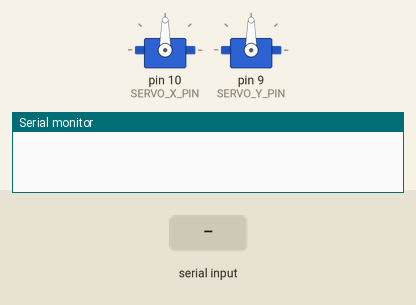
The sketch below on a simulated Arduino Uno, built with avr-gcc and run on an emulated ATmega328P. On the bench: 2 × servo, the last lines printed to the serial monitor. Inputs (shaded band) come from the test bench.

Above: at 1.2 s.
1.3 s: "90,45," received over Serial
At 2.6 s:
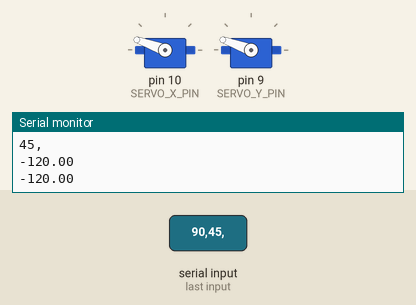
3.8 s: "1,90,45," received over Serial
At 5.7 s:
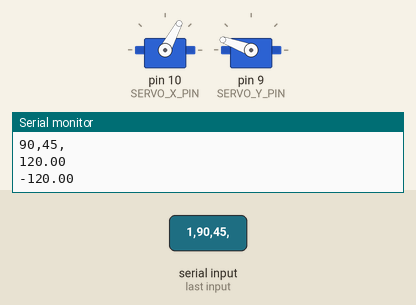
6.3 s: "q,45," received over Serial
At 7.6 s:
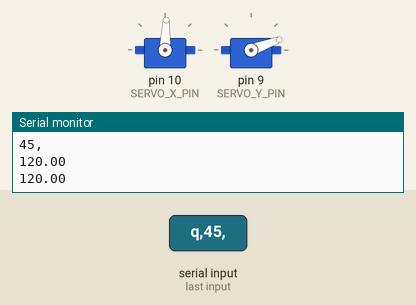
8.8 s: "a,45," received over Serial
At 10.7 s:
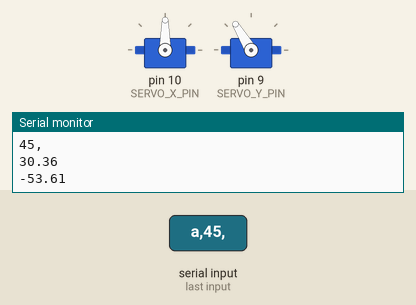
11.3 s: "w,45," received over Serial
At 13.5 s:
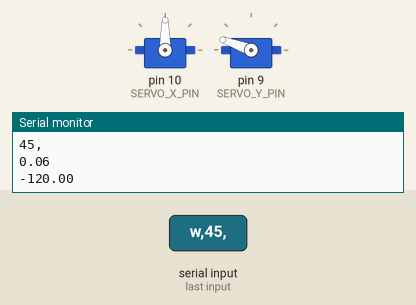
13.8 s: "200," received over Serial
At 15.7 s:
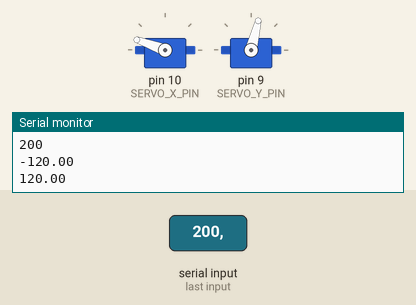
Timing chart, 0 to 17.2 s (numbered marks = the images above; inputs shaded):
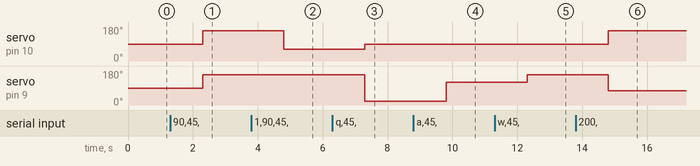

The sketch:

tracktest_Serial.ino
```cpp
#include <PID_v1_bc.h>
#include <Servo.h>

// Constants
#define SERVO_X_PIN 10     // Servo X control pin
#define SERVO_Y_PIN 9     // Servo Y control pin
#define SERVO_MIN_ANGLE 30  // Minimum angle for the servos
#define SERVO_MAX_ANGLE 150      // Maximum angle for the servos

// Global Variables
float ballPositionX = 0;  // Current position of the ball along the X-axis (in degrees)
float ballPositionY = 0;  // Current position of the ball along the Y-axis (in degrees)
// Dead zone parameters
const float deadZoneRadius = 22.0;//25.0;  // Radius of the dead zone around the setpoint (in degrees)a

// PID Parameters
double Kp = 4.4;//2.6;//3.8;  // Proportional gain
double Ki = .8;//12;//1.3;//5.4; //1.4;  // Integral gain
double Kd = 1.7;//2; //2.16;//1.66;     // Derivative gain

const int SAMPLE_TIME_MS = 40;
// Servo objects
Servo servoX;
Servo servoY;

// PID Variables

double SetpointX = 0;
double SetpointY = 0;
double InputX, OutputX;
double InputY, OutputY;
PID myPID_X(&InputX, &OutputX, &SetpointX, Kp, Ki, Kd, DIRECT);
PID myPID_Y(&InputY, &OutputY, &SetpointY, Kp, Ki, Kd, DIRECT);
const float alpha =0.9 ;//works fine.9;

float f_x = 0;

float f_y = 0;


void arr_saving()
{

}

void setup() {
  servoX.attach(SERVO_X_PIN);
  servoY.attach(SERVO_Y_PIN);

  // Set initial servo positions
  servoX.write(90);  // Center position
  servoY.write(90);  // Center position

  // Initialize Serial communication
  Serial.begin(38400);

  // Initialize PID controllers
  myPID_X.SetSampleTime(SAMPLE_TIME_MS);
  myPID_Y.SetSampleTime(SAMPLE_TIME_MS);
  myPID_X.SetOutputLimits(-120.0, 120.0);//(-115.0, 115.0);
  myPID_Y.SetOutputLimits(-120.0, 120.0);
  myPID_X.SetMode(AUTOMATIC);
  myPID_Y.SetMode(AUTOMATIC);
}

void loop() {

  // unsigned long startTime = millis();
  // adjustParameters_serial();
  if (Serial.available() > 0)
  {

    //int x = Serial.parseInt();
    String x1=Serial.readStringUntil(',');
    int x=x1.toInt();


    f_x = alpha * x + (1 - alpha) * f_x;

    String y1=Serial.readStringUntil('\n');
    int y=y1.toInt();
    Serial.println(x1);
    Serial.println(y1);

    f_y = alpha * y + (1 - alpha) * f_y;
    if (1)
    { // Check for the end of the line
      //  ballPositionX = map(f_x, -140, 140, SERVO_MIN_ANGLE, SERVO_MAX_ANGLE); //scale was -110 110
      //ballPositionY = map(f_y, -140, 140, SERVO_MIN_ANGLE, SERVO_MAX_ANGLE);
      ballPositionX = f_x;
      ballPositionY = f_y;


      // Update PID input
      InputX = ballPositionX;
      InputY = ballPositionY;

      // Compute PID output
      myPID_X.Compute();
      myPID_Y.Compute();


    Serial.println(OutputX);
    Serial.println(OutputY);

      // Calculate servo angles
      int servoXAngle = map(OutputX, -120, 120, -70, 70);
      int servoYAngle = map(OutputY, -120, 120, -70, 70);

      // Adjust servo angles based on dead zone
      float distanceFromSetpointX = abs(ballPositionX - SetpointX);
      float distanceFromSetpointY = abs(ballPositionY - SetpointY);

      if (distanceFromSetpointX <= deadZoneRadius)
      {
        // Calculate smooth transition factor
     float smoothFactorX = 1 - (distanceFromSetpointX / deadZoneRadius);
        // Apply smooth transition to servo angle within the deadzone
        servoXAngle = servoXAngle + (smoothFactorX * (SetpointX - servoXAngle));
        // Set Ki to 1 within the dead zone
        myPID_X.SetTunings(Kp+4, Ki+10 , Kd);
      }
      else {
        // Set Ki back to the original value outside the dead zone
        myPID_X.SetTunings(Kp, Ki, Kd);
      }


      if (distanceFromSetpointY <= deadZoneRadius)
      {
        // Calculate smooth transition factor
        float smoothFactorY = 1 - (distanceFromSetpointY / deadZoneRadius);
        // Apply smooth transition to servo angle within the deadzone
       servoYAngle = servoYAngle + (smoothFactorY * (SetpointY - servoYAngle));
        // Set Ki to 1 within the dead zone
        myPID_Y.SetTunings(Kp+4, Ki+10, Kd);
      }
      else {
        // Set Ki back to the original value outside the dead zone
        myPID_Y.SetTunings(Kp, Ki, Kd);
      }
      if (abs(distanceFromSetpointX) <=10&& abs (distanceFromSetpointY) <= 10)
      {
        servoX.write(90);  // Center position
        servoY.write(90);  // Center position

      }
      else{

      servoX.write(-servoXAngle + 90);
      servoY.write(-servoYAngle + 90);

      }

    }


  }

}

void adjustParameters_serial() {
  if (Serial.available() > 0) {
    char key = Serial.read();
    switch (key) {
      case 'q':
        Kp += 0.2;  // Increase Kp by 0.1
        Serial.println("Kp increased");
        break;
      case 'a':
        Kp -= 0.2;  // Decrease Kp by 0.1
        Serial.println("Kp decreased");
        break;
      case 'w':
        Ki += 0.0001;  // Increase Ki by 0.1
        Serial.println("Ki increased");
        break;
      case 's':
        Ki -= 0.0001;  // Decrease Ki by 0.1
        Serial.println("Ki decreased");
        break;
      case 'e':
        Kd += 0.1;  // Increase Kd by 0.1
        Serial.println("Kd increased");
        break;
      case 'd':
        Kd -= 0.1;  // Decrease Kd by 0.1
        Serial.println("Kd decreased");
        break;
      case 'r':
        // Reset PID parameters to initial values
        Kp = 5;
        Ki = 0;
        Kd = 0.5;
        Serial.println("PID parameters reset");
        break;
      case 'f':
        // Print current values of Kp, Ki, and Kd
        Serial.print("Current PID : Kp = ");
        Serial.print(Kp);
        Serial.print(", Ki = ");
        Serial.print(Ki);
        Serial.print(", Kd = ");
        Serial.println(Kd);
        break;
      // case '+':
      //   // Increase sample time
      //   SAMPLE_TIME_MS += 5; // Increase sample time by 5 ms
      //   Serial.print("Sample time =");
      //   Serial.println(SAMPLE_TIME_MS);
      //   myPID_X.SetSampleTime(SAMPLE_TIME_MS);
      //   myPID_Y.SetSampleTime(SAMPLE_TIME_MS);
      //   break;
      // case '-':
      //   // Decrease sample time
      //   SAMPLE_TIME_MS -= 5; // Decrease sample time by 5 ms
      //   Serial.print("Sample time =");
      //   Serial.println(SAMPLE_TIME_MS);
      //   myPID_X.SetSampleTime(SAMPLE_TIME_MS);
      //   myPID_Y.SetSampleTime(SAMPLE_TIME_MS);
      //   break;
      default:
        break;
    }
  }
}
```

Measured:
- after the input at 1.3 s, servo on pin 10 (SERVO_X_PIN), servo on pin 9 (SERVO_Y_PIN): 90° → 160° after 1.0 s
- after the input at 3.8 s, servo on pin 10 (SERVO_X_PIN): 160° → 62° after 1.0 s
- after the input at 6.3 s, servo on pin 10 (SERVO_X_PIN): 62° → 88° after 1.0 s; servo on pin 9 (SERVO_Y_PIN): 160° → 20° after 1.0 s
- after the input at 8.8 s, servo on pin 10 (SERVO_X_PIN): 88° → 90° after 1.0 s; servo on pin 9 (SERVO_Y_PIN): 20° → 121° after 1.0 s
- after the input at 11.3 s, servo on pin 9 (SERVO_Y_PIN): 121° → 160° after 1.0 s
- after the input at 13.8 s, servo on pin 10 (SERVO_X_PIN): 90° → 160° after 1.0 s; servo on pin 9 (SERVO_Y_PIN): 160° → 76° after 1.0 s
